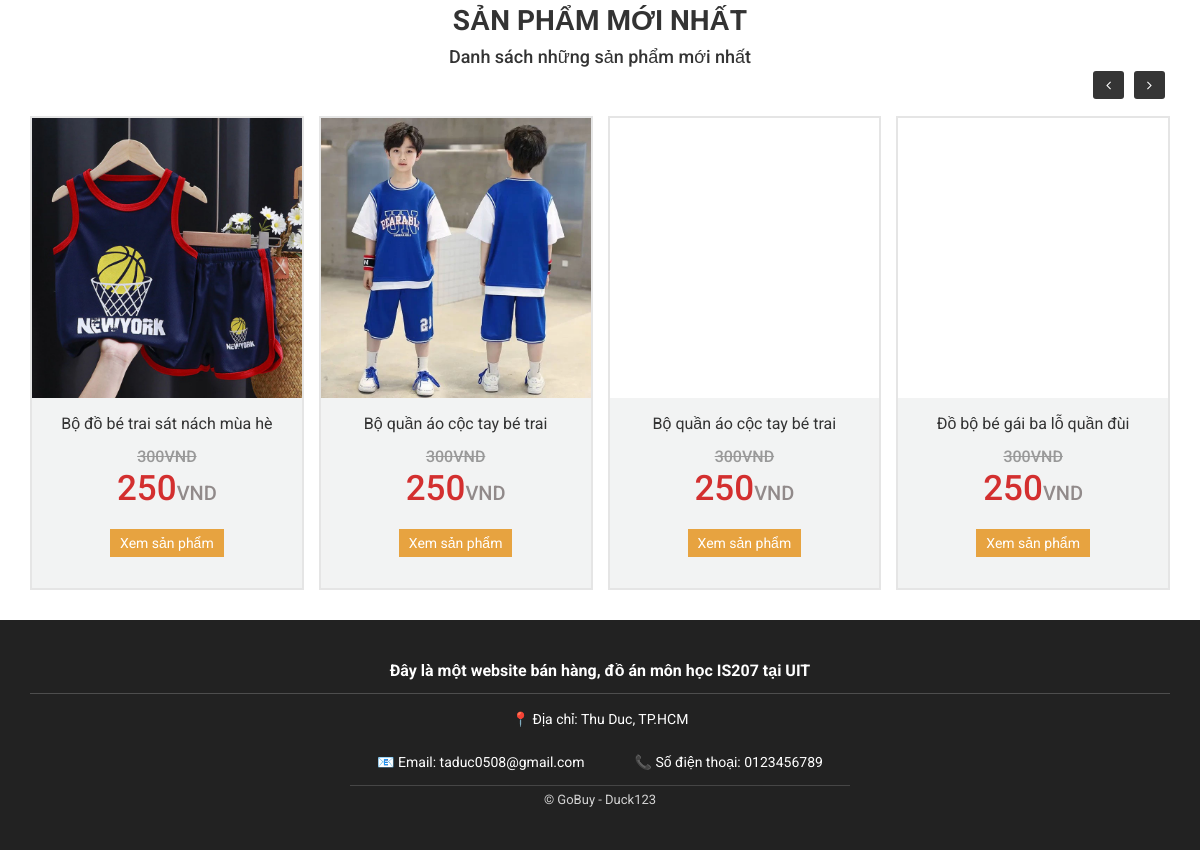
The app's page / (signed in, lower part), older data.
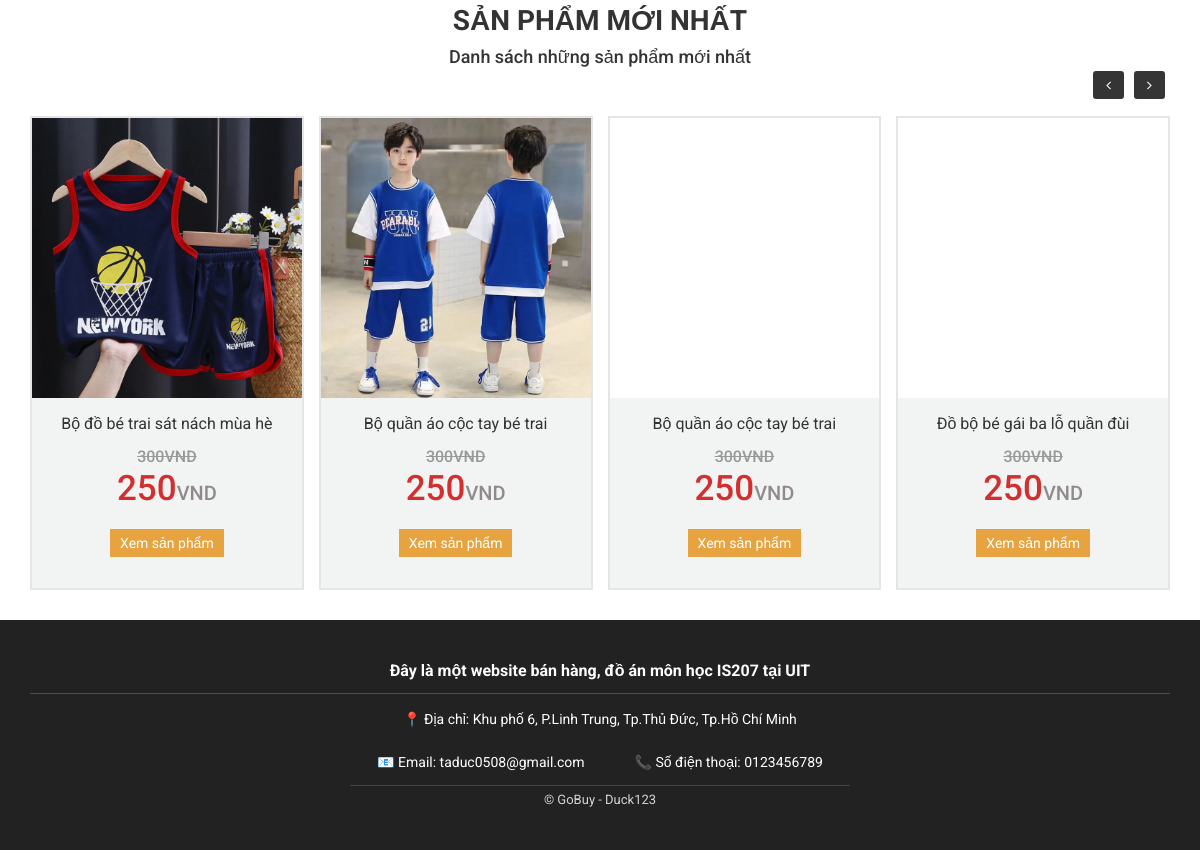
The same page, newer data.
### tables this page shows
CREATE TABLE `table_settings` (
  `id` int(11) NOT NULL,
  `logo` text NOT NULL,
  `favicon` text NOT NULL,
  `footer_about` text NOT NULL,
  `footer_copyright` text NOT NULL,
  `contact_address` text NOT NULL,
  `contact_email` text NOT NULL,
  `contact_phone` text NOT NULL,
  `contact_map_iframe` text NOT NULL,
  `receive_email` text NOT NULL,
  `receive_email_subject` text NOT NULL,
  `receive_email_thank_you_message` text NOT NULL,
  `forget_password_message` text NOT NULL,
  `total_latest_product` int(11) NOT NULL,
  `total_popular_product` int(11) NOT NULL,
  `total_featured_product` int(11) NOT NULL,
  `meta_title` text NOT NULL,
  `banner_login` text NOT NULL,
  `banner_registration` text NOT NULL,
  `banner_forget_password` text NOT NULL,
  `banner_reset_password` text NOT NULL,
  `banner_search` text NOT NULL,
  `banner_cart` text NOT NULL,
  `banner_checkout` text NOT NULL,
  `banner_product_category` text NOT NULL,
  `cta_title` text NOT NULL,
  `cta_content` text NOT NULL,
  `cta_read_more_text` text NOT NULL,
  `cta_read_more_url` text NOT NULL,
  `cta_photo` text NOT NULL,
  `latest_product_title` text NOT NULL,
  `latest_product_subtitle` text NOT NULL,
  `popular_product_title` text NOT NULL,
  `popular_product_subtitle` text NOT NULL,
  `bank_public_key` text NOT NULL,
  `bank_secret_key` text NOT NULL,
  `bank_detail` text NOT NULL,
  `before_head` text NOT NULL,
  `after_body` text NOT NULL,
  `before_body` text NOT NULL,
  `service_on_off` int(11) NOT NULL,
  `latest_product_on_off` int(11) NOT NULL,
  `popular_product_on_off` int(11) NOT NULL
);

### index.php (the view, shortened to what this page needs)
<?php require_once('header.php'); ?>
<?php
$query = $pdo->prepare("SELECT * FROM table_settings WHERE id=1");
$query->execute();
$result = $query->fetchAll(PDO::FETCH_ASSOC);
foreach ($result as $row) {
    $latest_product_title = $row['latest_product_title'];
    $latest_product_subtitle = $row['latest_product_subtitle'];
    $total_latest_product = $row['total_latest_product'];
    $latest_product_on_off = $row['latest_product_on_off'];
}
?>
<?php if ($latest_product_on_off == 1): ?>
    <div class="product pt_70 pb_30">
        <div class="container">
            <div class="row">
                <div class="col-md-12">
                    <div class="headline">
                        <h2><?php echo $latest_product_title; ?></h2>
                        <h3><?php echo $latest_product_subtitle; ?></h3>
                    </div>
                </div>
            </div>
            <div class="row">
                <div class="col-md-12">
                    <div class="product-carousel">
                        <?php
                        $query = $pdo->prepare("SELECT * FROM table_product WHERE p_is_active=? ORDER BY p_id DESC LIMIT " . $total_latest_product);
                        $query->execute(array(1));
                        $result = $query->fetchAll(PDO::FETCH_ASSOC);
                        foreach ($result as $row) {
                        ?>
                            <div class="item">
                                <div class="thumb">
                                    <div class="photo"
                                        style="background-image:url(assets/uploads/product_photos/<?php echo $row['p_featured_photo']; ?>);">
                                    </div>
                                </div>
                                <div class="text">
                                    <h3><a href="product.php?id=<?php echo $row['p_id']; ?>"><?php echo $row['p_name']; ?></a>
                                    </h3>
                                    <h4>
                                        <span>
                                            <?php if ($row['p_old_price'] != ''): ?>
                                                <del>
                                                    <?php echo $row['p_old_price']; ?><span class="vnd">VND</span>
                                                </del>
                                        </span>
                                    <?php endif; ?>
                                    <span>
                                        <?php echo $row['p_current_price']; ?><span class="vnd">VND</span>
                                    </span>
                                    </h4>
                                    <?php if ($row['p_qty'] == 0): ?>
                                        <div class="out-of-stock">
                                            <div class="inner">
                                                Hết hàng
                                            </div>
                                        </div>
                                    <?php else: ?>
                                        <p><a href="product.php?id=<?php echo $row['p_id']; ?>">
                                                Xem sản phẩm</a></p>
                                    <?php endif; ?>
                                </div>
                            </div>
                        <?php
                        }
                        ?>
                    </div>
                </div>
            </div>
        </div>
    </div>
<?php endif; ?>
<?php require_once('footer.php'); ?>
<?php require_once('footer.php'); ?>

### footer.php (shortened to what this page needs)
<?php require_once('header.php'); ?>
<?php
$query = $pdo->prepare("SELECT * FROM table_settings WHERE id=1");
$query->execute();
$result = $query->fetchAll(PDO::FETCH_ASSOC);
foreach ($result as $row) {
    $footer_about = $row['footer_about'];
    $contact_email = $row['contact_email'];
    $contact_phone = $row['contact_phone'];
    $contact_address = $row['contact_address'];
    $footer_copyright = $row['footer_copyright'];
}
?>
<div class="footer-bottom">
    <div class="container">
        <div class="footer-top">
            <?php echo str_replace(['<p>', '</p>'], '', $footer_about); ?>
        </div>
        <div class="footer-info">
            <p>📍 Địa chỉ: <?php echo htmlspecialchars($contact_address); ?></p>
        </div>
        <div class="footer-info">
            <div class="footer-item">
                <p>📧 Email: <?php echo htmlspecialchars($contact_email); ?></p>
            </div>
            <div class="footer-item">
                <p>📞 Số điện thoại: <?php echo htmlspecialchars($contact_phone); ?></p>
            </div>
        </div>
        <div class="footer-bottom-info">
            <p>© <?php echo htmlspecialchars($footer_copyright); ?></p>
        </div>
    </div>

Row changes from the older to the newer data that the page shows:
changed table_settings "SẢN PHẨM MỚI NHẤT": contact_address "Thu Duc, TP.HCM" → "Khu phố 6, P.Linh Trung, Tp.Thủ Đức, Tp.Hồ Chí Minh"
